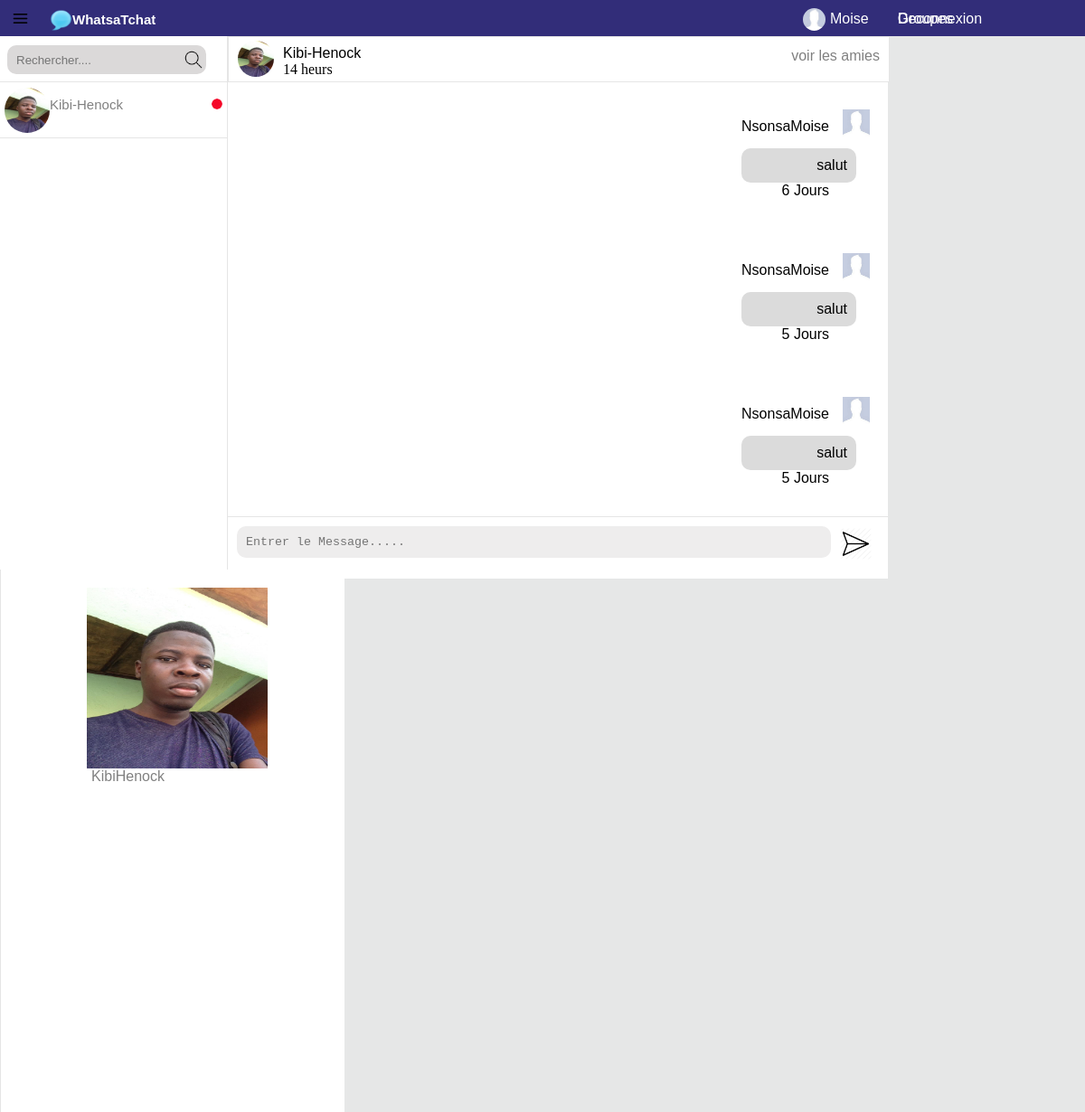
/index.php?path=Messanger&id=2 (signed in), run on the app's committed database.
### tables this page shows
CREATE TABLE `users` (
  `id_users` int(11) NOT NULL,
  `nom` varchar(25) NOT NULL,
  `prenom` varchar(25) NOT NULL,
  `adresse` varchar(15) NOT NULL,
  `ip` int(11) NOT NULL,
  `photo` varchar(255) NOT NULL,
  `mdp` text NOT NULL,
  `id_role` int(11) NOT NULL,
  `sexe` enum('Femme','Homme') NOT NULL,
  `email` text NOT NULL,
  `datenaissance` text NOT NULL,
  `enligne` enum('0','1') DEFAULT '1',
  `datadec` varchar(25) NOT NULL
);

CREATE TABLE `messanger` (
  `id_mess` int(11) NOT NULL,
  `id_exp` int(11) DEFAULT NULL,
  `ip_exp` int(11) DEFAULT NULL,
  `id_dest` int(11) DEFAULT NULL,
  `ip_dest` int(11) DEFAULT NULL,
  `messages` text NOT NULL,
  `datames` varchar(25) NOT NULL,
  `lire` int(1) DEFAULT 1,
  `id_membre` int(11) DEFAULT NULL,
  `id_groupe` int(11) DEFAULT NULL
);

### index.php (called while the page is built, shortened)
<?php
require('modeles/database.class.php');
$start=new database('localhost','tchat','root','');
include('controleurs/controleur.class.php');
$starts=new Controleur();
require('modeles/requette.classe.php');
$req=new Requettes();
$starts->Root();
require('public/partie/pied.php');
?>

### database.class.php (called while the page is built, shortened)
<?php
class database{
public $bdd;
public function __construct(string $host,string $dbname,string $user,string $pass=null)
{
    $this->_host=$host;
    $this->_dbname=$dbname;
    $this->_user=$user;
    $this->_pass=$pass;
    try {
     $this->bdd=new PDO('mysql:host='.$this->_host.';dbname='.$this->_dbname,$this->_user,$this->_pass);
     $this->bdd->setAttribute(PDO::ATTR_ERRMODE, PDO::ERRMODE_EXCEPTION);
     $this->bdd->setAttribute(PDO::ATTR_CASE, PDO::CASE_NATURAL);
     $this->bdd->setAttribute(PDO::ATTR_ORACLE_NULLS, PDO::NULL_EMPTY_STRING);
    } catch (\Throwable $th) {
        echo("erreur").$th->getMessage();
    }
    return $this->bdd;
}
}
?>

### requette.classe.php (called while the page is built, shortened)
<?php
global $start;
class Requettes
{
public function facebook_time_ago($timestamp)
{
     $time_ago = strtotime($timestamp);
     $current_time = time();
     $time_difference = $current_time - $time_ago;
     $seconds = $time_difference;
     $minutes      = round($seconds / 60 );
     $hours           = round($seconds / 3600);
     if($seconds <= 60)
     {
    return "Enligne";
  }
     else if($hours <=24)
     {
    if($hours==1)
          {
      return "1 heure ";
    }
          else
          {
      return "$hours heurs ";
    }
  }
}
public function Boucle($session)
{
global $start;
$this->_id_users=$session;
$bddse=$start->bdd->prepare("SELECT count(id_users) AS id ,nom,prenom,photo,email,datadec,enligne FROM users WHERE  id_users <>:id");
$bddse->execute(array(
'id'=>$this->_id_users
 ));
while($bddset=$bddse->fetch()){
  $data=$bddset;
}
return $data;
}
public function Boucles($id,$session)
{
global $start;
$data=array();
$this->_id_users=$id;
$bddse=$start->bdd->prepare("SELECT  messanger.messages,messanger.datames,users.nom,users.prenom,users.photo,messanger.id_dest,messanger.id_exp,users.id_users ,users.email,users.datadec,users.enligne FROM messanger INNER JOIN users ON messanger.id_exp=users.id_users WHERE (messanger.id_exp=:e AND messanger.id_dest=:d) OR (messanger.id_exp=:d AND messanger.id_dest=:e) ORDER by messanger.id_mess ASC");
$bddse->execute(array(
'e'=>$session ,
'd' =>$this->_id_users,
'd'=>$session ,
'e' =>$this->_id_users
 ));
 while ($bddset=$bddse->fetch()) {
    $data[]=$bddset;
}
return $data;
}
public function Echange($id)
{
global $start;
$this->_id_users=$id;
$bddset=$start->bdd->prepare("SELECT  nom,prenom,photo,id_users,email,datadec,enligne FROM  users  WHERE id_users=:e  ");
$bddset->execute(array(
'e' =>$this->_id_users
 ));
return $bddset;
}
public function facebook_time_agmessanger($timestamp)
{
     $time_ago = strtotime($timestamp);
     $current_time = time();
     $time_difference = $current_time - $time_ago;
     $seconds = $time_difference;
     $minutes      = round($seconds / 60 );
     $hours           = round($seconds / 3600);
     $days          = round($seconds / 86400);
     if($seconds <= 60)
     {
    return "Maintenat";
  }
     else if($days <= 7)
     {
    if($days==1)
          {
      return "1 jour";
    }
          else
          {
      return "$days Jours ";
    }
  }
}
}

### Message.php (the view, shortened to what this page needs)
<?php
global $req;
global $start;
?>
<?php
if(empty($_SESSION['id_users'])){
header('location:http://localhost/tchat/?path=Seconnecter');
}else{
    require('public/partie/tete.php');
    ?>
<div class='content'>
<?php
require('partie/partie.php');
?>
</div>
<div class='contents'>
<div class='entet'>
<?php
if (isset($_GET['path']) AND $_GET['path']=='Messanger') {
if(isset($_GET['id']) AND !empty($_GET['id'])){
    $id=intval($_GET['id']);
 $datas=$req->Boucle($_SESSION['id_users']);
$datos=$req->Echange($id);
if (is_array($datos) || is_object($datos)){
foreach ($datos as $key => $values) {
if(isset($datas['id']) AND !empty($datas['id'])){
?>
<div class='compte'>
<img src='src/<?php echo $values['photo']?>' class='imgs'>
<p class='p'><?php echo ucfirst($values['nom']).'-'. ucfirst($values['prenom'])?></p>
<div class="right" style="float:right;margin-top: -15px;margin-right: 10px;">
    <a href="" style="list-style: none;text-decoration: none;color: grey" class="">voir les amies</a>
</div>
<p class='horaire'>
<?php
if(isset($values['enligne']) and $values['enligne']==1){
 echo 'Enligne';
}else{
$datast=$req->facebook_time_ago($values['datadec']);
echo $datast;
}
?>
</p>
</div>
<?php
}
}
}else{
    echo '<p class="error">Aucun Utilisateur</p>';
}
}
}
?>
</div>
<div class='contentt'>
    <?php
    if(isset($_GET['id'])){
    $id=intval($_GET['id']);
     $datast=$req->Boucles($id,$_SESSION['id_users']);
    }else{
        if (isset($_GET['path']) AND $_GET['path']=='Messanger') {
           echo '<p class="error">Aucun Message</p>';        }
    }
if (is_array($datast) || is_object($datast)){
foreach ($datast as $key => $value) {
if (isset($value['id_dest']) AND $value['id_dest']===$id OR $value['id_dest']==$_SESSION['id_users'] ) {
    date_default_timezone_set('GMT');
    $dataste=$req->facebook_time_agmessanger($value['datames']);
    ?>
<div class='droites'>
<img src='src/<?php echo $value['photo']?>' class='imgst'>
<div class='desc'>
<p><?php echo ucfirst($value['nom']).''.ucfirst($value['prenom']);?></p>
   <p class='pause'><?php echo str_rot13($value['messages'])?></p>
   <p><?php echo $dataste?></p>
</div>
</div>
<?php
}elseif(isset($value['id_exp']) AND $value['id_exp']===$_SESSION['id_users'] OR $value['id_exp']==$_SESSION['id_users']  ){
    $dataste=$req->facebook_time_agmessanger($value['datames']);
?>
<div class='gauches'>
<img src='src/<?php echo $_SESSION['photo']?>' class='imgste'>
<div class='exp'>
<p><?php echo ucfirst($_SESSION['nom']).''.ucfirst($_SESSION['prenom']);?></p>
<p class='pauses'><?php echo str_rot13($value['messages']);?></p>
<p><?php echo  $dataste?></p>
</div>
</div>
<?php
}
}
?>
<?php
    }
 ?>
</div>
<div class='messagers'>
<div class='mess'>
<form method='post' id="#form_listeCible" action="?path=Messanger&id=<?php echo $_GET['id'] ?>">
<textarea class='areas' placeholder='Entrer le Message.....' name='message' id="idItem" ></textarea>
<input type='submit' value='' class='ins' name='env'>
</form>
</div>
</div>
</div>
<div class='contenty'>
<?php if (isset($datas['id'])) {
if(isset($_GET['id']) AND !empty($_GET['id'])){
    $id=intval($_GET['id']);
$datos=$req->Echange($id);
if (is_array($datos) || is_object($datos)){
foreach ($datos as  $values) {
 ?>
<div class="userprofil">
<img src='src/<?php echo $values['photo']?>' class='imgstes' style='width:200px;height:200px;margin-top:20px;margin-left: 25%;float: left;'>
<a href="" style="margin-left: 100px;color: grey;text-decoration: none;"><?php echo ucfirst($values['nom']).''.ucfirst($values['prenom']);?></a>
</div>
<?php
}
}
}
}
?>
</div>
<?php
}
?>

### controleur.class.php
<?php
class  Controleur
{
    public function Root()
    {
        if(empty($_GET['path'])){
            require('public/accueil.php');
        }
        elseif(isset($_GET['path']) AND !empty($_GET['path']) AND $_GET['path']=="Membre"){
            require('public/accueil.php');
        }elseif(isset($_GET['path']) AND !empty($_GET['path']) AND $_GET['path']=="Dec"){
            require('public/deconnection.php');
        }
        elseif(isset($_GET['path']) AND !empty($_GET['path']) AND $_GET['path']=="Seconnecter"){
            require('public/Seconnecter.php');
        }elseif(isset($_GET['path']) AND !empty($_GET['path']) AND $_GET['path']=="Inscription"){
            require('public/Inscription.php');
        }
        elseif(isset($_GET['path']) AND !empty($_GET['path']) AND $_GET['path']=="Messanger" OR $_GET['path']=='Groupes'){
            require('public/Message.php');
        } elseif(isset($_GET['path']) AND !empty($_GET['path']) AND $_GET['path']=="Paiement"){
            require('public/paiment.php');
        } elseif(isset($_GET['path']) AND !empty($_GET['path']) AND $_GET['path']=="Parametre"){
            require('public/parametre.php');
        }
        else{
            require('public/404.php');
        }
    }
}
?>

### tete.php (shortened to what this page needs)
<!DOCTYPE html>
<html lang="en">
<head>
    <link rel="stylesheet" href="css/style.css"/>
</head>
<body>
<header>
<h1>
<div class='head'>
    <div class="menu_bars">
        <img src="src/menu_bars.png" class="img_menu_bars">
    </div>
<img src='src/chat.png'/>
<p class='po'>WhatsaTchat</p>
</div>
</h1>
<nav class='nav'>
<ul class='ul'>
<li>
<a href='?path=Membre'><i><img src='src/<?php echo $_SESSION['photo'] ?>'></i><?php echo ucfirst($_SESSION['prenom'])  ?></a>
</li>
<?php if ($_GET['path']=='Messanger') {
?>
<li>
<a href='?path=Groupes'>Groupes</a>
</li>
<?php
}
?>
<li>
<a href='?path=Dec'>Deconnexion</a>
</li>
</ul>
</nav>
</header>

### partie.php (shortened to what this page needs)
<?php
global $start;
?>
<div class='div1'>
<div class='rech'>
<?php
if(isset($_GET['path'])  and $_GET['path']=='Messanger'){
    ?>
<form method='post'>
<input type='text' name='recherche' class='input' placeholder='Rechercher....'/>
<input type='submit' name='recherche' value=''  class='inpt'/>
</form>
    <?php
    global $req;
global $start;
$bddse=$start->bdd->query("SELECT amie.email,amie.email_ex,users.id_users,users.nom,users.prenom,users.photo,users.email,users.datadec,users.enligne FROM users INNER JOIN amie ON users.email=amie.email  OR users.email=amie.email_ex WHERE users.email='".$_SESSION['id_users']."' OR users.email <> '".$_SESSION['email']."'  AND users.id_users <>'".$_SESSION['id_users']."' AND status=2");
while($bddset=$bddse->fetch()){
if($bddset['enligne']=="1"){
?>
<a href="?path=Messanger&id=<?php echo  $bddset['id_users'];?>">
<div class='user'>
<img src='src/<?php echo $bddset['photo'] ?>' class='img'>
<p class='noms'><?php echo ucfirst($bddset['nom']) .'-'. ucfirst($bddset['prenom'])
?></p>
<p class='message'><?php
$laf='';
 if(isset($_GET['id'])){
    $id=intval($_GET['id']);
     }
    $laf=$req->Compteur($bddset['id_users'],$_SESSION['id_users']);
      $laft=$req->Limite($_SESSION['id_users'],$bddset['id_users']);
      $boucle=$req->Boucler($_SESSION['id_users']);
if (is_array($laf) || is_object($laf)){
foreach ($laf as $key => $value) {
foreach ($laft as $key => $values) {
    if (isset($value['messages'])) {
    echo str_rot13($value['messages']);if ($values['compteurs']>=1) {
       echo '<div style="width:10px;height:10;background:red;color:white;margin-left:10px;float:left;padding:5px;text-align:center;border-radius:50%">'.$values['compteurs'] .'</div>';
    }
}else{
    echo 'pas de message';
}
    }
}
}
?></p>
<p class='onligne'><i><img src='src/335-3354103_home-icon-button-png-green-online-icon-png.png' class='img'></i></p>
</div>
</a>
<?php
}elseif($bddset['enligne']=="0"){
?>
<a href="?path=Messanger&id=<?php echo $bddset['id_users'];?>">
<div class='user'>
<img src='src/<?php echo $bddset['photo'] ?>'  class='img'>
<p class='nom'><?php echo ucfirst($bddset['nom']) .'-'. ucfirst($bddset['prenom'])?></p>
<p class='onligne'><i><img src='src/unnamed.png'  class='imgs'></i></p>
</div>
</a>
<?php
}
}
?>
<?php
}
?>
</div>

### pied.php (shortened to what this page needs)
</body>
</html>

### style.css (style rules this page uses)
* { padding:0;margin:0 }
body { background-color:#e6e7e7;font-size:16px;font-family:Impact,"Arial Black",Arial,Verdana,sans-serif;overflow:hidden }
input { margin-bottom:10px }
.input { width:390px;height:30px;border-top:none;border-left:none;border-right:none;background:0 0;outline:#ec0d19 }

### Message.php (style rules this page uses)
.contents { width:730px; height:600px; background:white; margin-top:-10px; float:left; }
.contenty { width:380px; height:600px; background:white; margin-top:-10px; border-left:1px solid rgba(0,0,0,0.1); float:left; }
.content { float:left; }
.entet { width:100%; height:49px; background:white; border:1px solid rgba(0,0,0,0.1); }
.imgs { width:40px; height:40px; border-radius:50%; float:left; margin-top:-5px; margin-left:10px; margin-right:10px; }
.p { margin-top:9px; margin-left:15px; }
.horaire { font-family:normal; }
.contentt { width:100%; height:80%; float:left; border-bottom:1px solid rgba(0,0,0,0.1); font-family:arial; overflow:auto; }
.messagers { width:100%; height:15%; float:left; }
.mess { width:100%; height:35px; border-radius:10px; margin-left:10px; margin-top:10px; float:left; }
.areas { width:90%; height:35px; padding-left:10px; padding-top:10px; border-radius:10px; border:none; outline:none; overflow:hidden; float:left; background:rgb(238, 237, 237); resize: none; }
.ins { width:35px; height:35px; border:none; outline:none; float:left; background:transparent; background-image:url('src/3106794.png'); background-repeat: no-repeat; background-size: cover; margin-left:10px; margin-top:2px; }
.imgste { width:30px; height:30px; float:right; margin-top:10px; margin-right:10px; }
.pauses { max-width: 200px; padding:10px; border-radius:10px; margin-right:-30px; margin-top:15px; background: rgb(219, 219, 219); word-break: break-all; }
.exp { max-width: 200px; padding:10px; border-radius:10px; margin-right:5px; margin-top:10px; float:right; text-align: right; word-break: break-all; }
.gauches { width:650px; padding:10px; border-radius:10px; margin-top:10px; margin-bottom:10px; float: right; }

### tete.php (style rules this page uses)
header { background-color: rgb(50, 45, 121); width: 100%; height: 40px; }
body { overflow:hidden; }
header img { width:25px; height:25px; margin-left:20px; float:left; margin-top:10px; }
.nav { float:right; width:29%; height:10%; margin-top:-4px; }
.nav ul li img { border-radius:50%; margin-top:-3px; }
.nav i { float:left; margin-right:5px; }
.nav .ul { display: block; }
.nav .ul li { list-style:none; }
.nav .ul li a { text-decoration:none; float:left; padding:16px; margin-top:-50px; color:white; }
.po { font-size:15px; margin-top:13px; color:white; float:left; }
.head { width:25%; height:50px; }
.menu_bars { float: left; margin-left: -10px; margin-top: -2px; }

### partie.php (style rules this page uses)
.div1 { width:251px; height:600px; background:white; overflow:auto; border-right:1px solid rgba(0,0,0,0.1); float:left; margin-top:-10px; }
.user { width:100%; height:60px; border-bottom:1px solid rgba(0,0,0,0.1); float:left; }
.img { width:50px; height:50px; margin-top:5px; border-radius:50%; margin-left:5px; margin-bottom:5px; float:left; }
.nom { margin-top:15px; margin-left:10px; color: grey; font-size:15px; }
.onligne .imgs { width:12px; height:12px; float:right; margin-top:-15px; margin-right:5px; }
.rech { width:100%; height:50px; border-bottom:1px solid rgba(0,0,0,0.1); margin-bottom:105px; float:left; }
.input { background:rgb(219, 217, 217); padding-left:10px; color:white; outline:none; border:none; width:220px; border-radius:10px; height:32px; margin-left:8px; margin-top:10px; background-attachment: fixed; float:left; }
.inpt { width:22px; height:22px; background-repeat: no-repeat; border:none; margin-top:15px; margin-left:-25px; background:transparent; background-size:100%; background-image:url('src/194_Instagram_Search_Sets-512.png'); float:left; outline:none; }

### data on the page
users: photo (picture), nom "Kibi", prenom "Henock", datadec "14 heurs"
messanger: id_dest 2 (drawn), messages "salut", datames "6 Jours"
messanger: id_dest 2 (drawn), messages "salut", datames "5 Jours"
messanger: id_dest 2 (drawn), messages "salut", datames "5 Jours"

### other printed values
$_SESSION['prenom'] "Moise"
